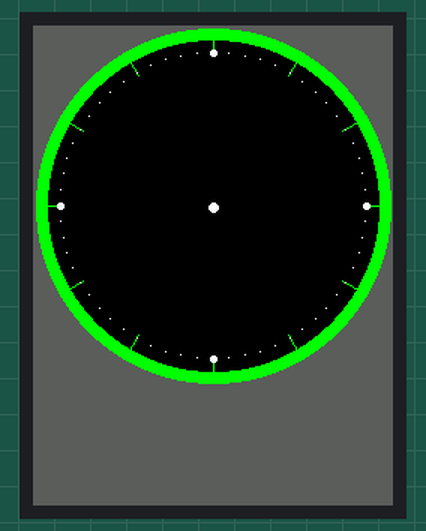
Bench run of a sketch on a simulated ESP32. On the bench: 240×320 colour display.

Above: at 0.4 s.
At 4.4 s:
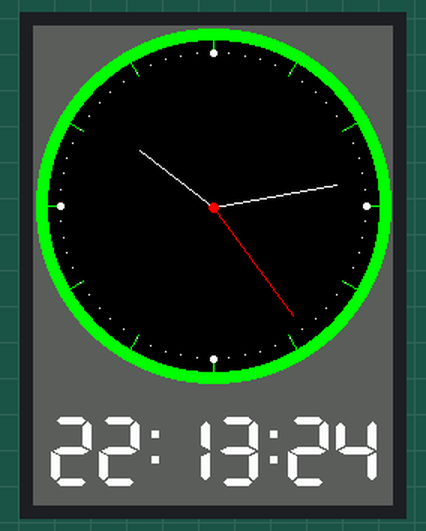
At 9.4 s:
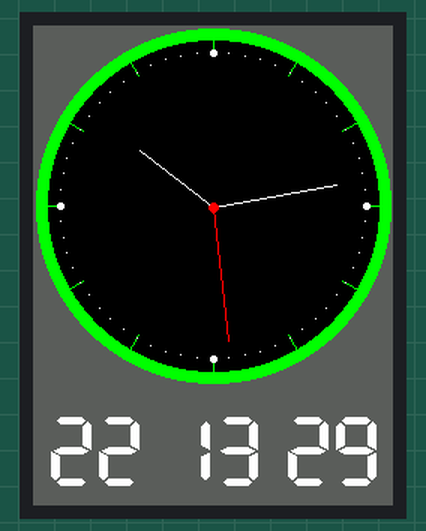
At 19.4 s:
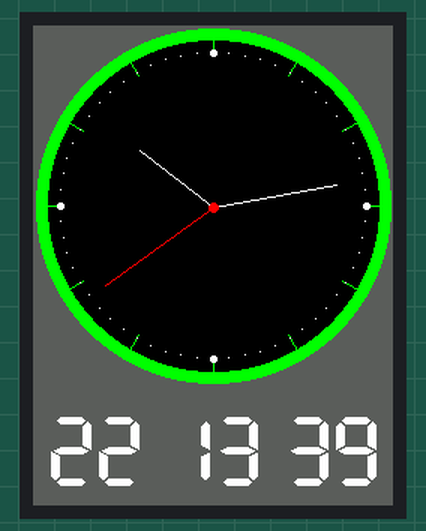
At 28.4 s:
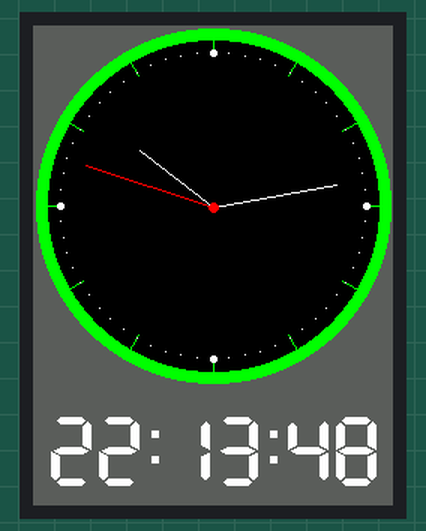
At 38.4 s:
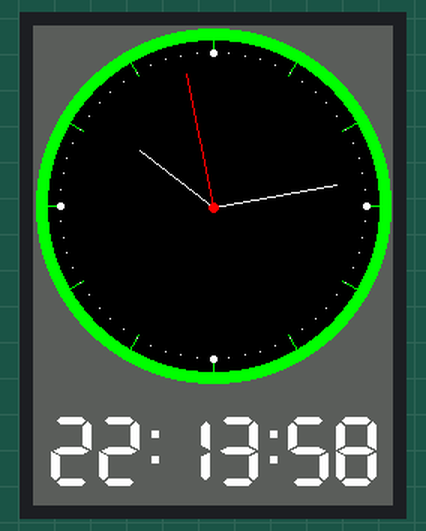

Measured:
- what the display in image 1 shows lasts 1.0 s, from 4.3 s to 5.3 s

The sketch:

TFT_Clock_analog_digital_v0.ino
```cpp
/*
 An example analogue clock using a TFT LCD screen to show the time
 use of some of the drawing commands with the library.
 Based on a sketch by Gilchrist 6/2/2014 1.0

 Nicu FLORICA (niq_ro) made this changes:
 v.0 - added digital clock on this analog pseudoclock
 */

#include <SPI.h>
#include <TFT_eSPI.h> // https://github.com/Bodmer/TFT_eSPI

#define TFT_GREY 0x5AEB

TFT_eSPI tft = TFT_eSPI();       // Invoke custom library

float sx = 0, sy = 1, mx = 1, my = 0, hx = -1, hy = 0;    // Saved H, M, S x & y multipliers
float sdeg=0, mdeg=0, hdeg=0;
uint16_t osx=120, osy=120, omx=120, omy=120, ohx=120, ohy=120;  // Saved H, M, S x & y coords
uint16_t x0=0, x1=0, yy0=0, yy1=0;
uint32_t targetTime = 0;                    // for next 1 second timeout

static uint8_t conv2d(const char* p); // Forward declaration needed for IDE 1.6.x
uint8_t hh=conv2d(__TIME__), mm=conv2d(__TIME__+3), ss=conv2d(__TIME__+6);  // Get H, M, S from compile time

bool initial = 1;

byte omm = 99, oss = 99;
byte xcolon = 0, xsecs = 0;
unsigned int colour = 0;

void setup(void) {
  tft.init();
  tft.setRotation(0);

  //tft.fillScreen(TFT_BLACK);
  //tft.fillScreen(TFT_RED);
  //tft.fillScreen(TFT_GREEN);
  //tft.fillScreen(TFT_BLUE);
  //tft.fillScreen(TFT_BLACK);
  tft.fillScreen(TFT_GREY);

  tft.setTextColor(TFT_WHITE, TFT_GREY);  // Adding a background colour erases previous text automatically

  // Draw clock face
  tft.fillCircle(120, 120, 118, TFT_GREEN);
  tft.fillCircle(120, 120, 110, TFT_BLACK);

  // Draw 12 lines
  for(int i = 0; i<360; i+= 30) {
    sx = cos((i-90)*0.0174532925);
    sy = sin((i-90)*0.0174532925);
    x0 = sx*114+120;
    yy0 = sy*114+120;
    x1 = sx*100+120;
    yy1 = sy*100+120;

    tft.drawLine(x0, yy0, x1, yy1, TFT_GREEN);
  }

  // Draw 60 dots
  for(int i = 0; i<360; i+= 6) {
    sx = cos((i-90)*0.0174532925);
    sy = sin((i-90)*0.0174532925);
    x0 = sx*102+120;
    yy0 = sy*102+120;
    // Draw minute markers
    tft.drawPixel(x0, yy0, TFT_WHITE);

    // Draw main quadrant dots
    if(i==0 || i==180) tft.fillCircle(x0, yy0, 2, TFT_WHITE);
    if(i==90 || i==270) tft.fillCircle(x0, yy0, 2, TFT_WHITE);
  }

  tft.fillCircle(120, 121, 3, TFT_WHITE);

  // Draw text at position 120,260 using fonts 4
  // Only font numbers 2,4,6,7 are valid. Font 6 only contains characters [space] 0 1 2 3 4 5 6 7 8 9 : . - a p m
  // Font 7 is a 7 segment font and only contains characters [space] 0 1 2 3 4 5 6 7 8 9 : .
 // tft.drawCentreString("Time flies",120,260,4);

  targetTime = millis() + 1000;
}

void loop() {
  if (targetTime < millis()) {
    targetTime += 1000;
    ss++;              // Advance second
    if (ss==60) {
      ss=0;
      mm++;            // Advance minute
      if(mm>59) {
        mm=0;
        hh++;          // Advance hour
        if (hh>23) {
          hh=0;
        }
      }
    }

    // Pre-compute hand degrees, x & y coords for a fast screen update
    sdeg = ss*6;                  // 0-59 -> 0-354
    mdeg = mm*6+sdeg*0.01666667;  // 0-59 -> 0-360 - includes seconds
    hdeg = hh*30+mdeg*0.0833333;  // 0-11 -> 0-360 - includes minutes and seconds
    hx = cos((hdeg-90)*0.0174532925);
    hy = sin((hdeg-90)*0.0174532925);
    mx = cos((mdeg-90)*0.0174532925);
    my = sin((mdeg-90)*0.0174532925);
    sx = cos((sdeg-90)*0.0174532925);
    sy = sin((sdeg-90)*0.0174532925);

    if (ss==0 || initial) {
      initial = 0;
      // Erase hour and minute hand positions every minute
      tft.drawLine(ohx, ohy, 120, 121, TFT_BLACK);
      ohx = hx*62+121;
      ohy = hy*62+121;
      tft.drawLine(omx, omy, 120, 121, TFT_BLACK);
      omx = mx*84+120;
      omy = my*84+121;
    }

      // Redraw new hand positions, hour and minute hands not erased here to avoid flicker
      tft.drawLine(osx, osy, 120, 121, TFT_BLACK);
      osx = sx*90+121;
      osy = sy*90+121;
      tft.drawLine(osx, osy, 120, 121, TFT_RED);
      tft.drawLine(ohx, ohy, 120, 121, TFT_WHITE);
      tft.drawLine(omx, omy, 120, 121, TFT_WHITE);
      tft.drawLine(osx, osy, 120, 121, TFT_RED);

    tft.fillCircle(120, 121, 3, TFT_RED);

   // Update digital time
    int xpos = 10;
    int ypos = 260;
    int ysecs = ypos;

     if (omm != mm) { // Redraw hours and minutes time every minute
      omm = mm;
      // Draw hours and minutes
      if (hh < 10) xpos += tft.drawChar('0', xpos, ypos, 7); // Add hours leading zero for 24 hr clock
      xpos += tft.drawNumber(hh, xpos, ypos, 7);             // Draw hours
      xcolon = xpos; // Save colon coord for later to flash on/off later
      xpos += tft.drawChar(':', xpos, ypos - 8, 6);
      if (mm < 10) xpos += tft.drawChar('0', xpos, ypos, 7); // Add minutes leading zero
      xpos += tft.drawNumber(mm, xpos, ypos, 7);             // Draw minutes
      xsecs = xpos; // Sae seconds 'x' position for later display updates
    }
   if (oss != ss) { // Redraw seconds time every second
      oss = ss;
      xpos = xsecs;
      xpos += tft.drawChar(':', xsecs, ysecs, 6); // Seconds colon\-,gg
      if (ss % 2) { // Flash the colons on/off
      //  tft.setTextColor(0x39C4, TFT_BLACK);        // Set colour to grey to dim colon
      //  tft.drawChar(':', xcolon, ypos, 6);     // Hour:minute colon
      tft.drawChar(' ', xcolon, ypos, 6);     // Hour:minute colon
      tft.drawChar(' ', xsecs, ysecs, 6);     // Hour:minute colon
      }
      else {
        tft.drawChar(':', xcolon, ypos, 6);     // Hour:minute colon
      }

      //Draw seconds
      if (ss < 10) xpos += tft.drawChar('0', xpos, ysecs, 7); // Add leading zero
      tft.drawNumber(ss, xpos, ysecs, 7);                     // Draw seconds
    }
  }
}  // main loop

static uint8_t conv2d(const char* p) {
  uint8_t v = 0;
  if ('0' <= *p && *p <= '9')
    v = *p - '0';
  return 10 * v + *++p - '0';
}
```
